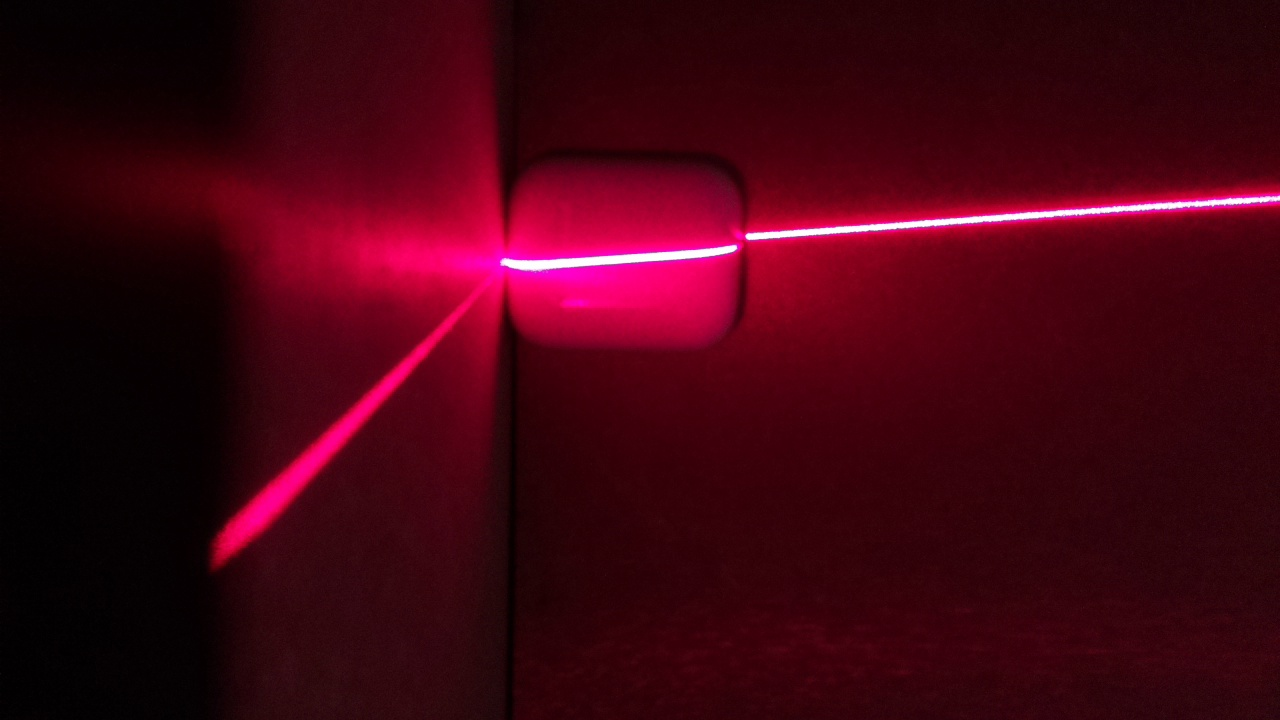
#> input picture code/raspberry/stereovision/test_imgs/airpods_test_bis_complet.jpg, 1280 x 720 px, found by its file name
$ python test_hsv.py
#> lines starting #> are read from the running program, lines starting #| are printed output that depends on the picture
import cv2


path = r"C:\Users\rapha\OneDrive\Documents\master1\Q2\projetRobotique\Sid_project\code\raspberry\stereovision\test_imgs\airpods_test_bis_complet.jpg"
img = cv2.imread(path)
#> img is the input picture: shape (720, 1280, 3); mean B, G, R 17.2, 3.3, 65
hsv =cv2.cvtColor(img, cv2.COLOR_BGR2HSV)
#> hsv: shape (720, 1280, 3); mean H, S, V 169.8, 240.4, 65
h, s, v = cv2.split(hsv)
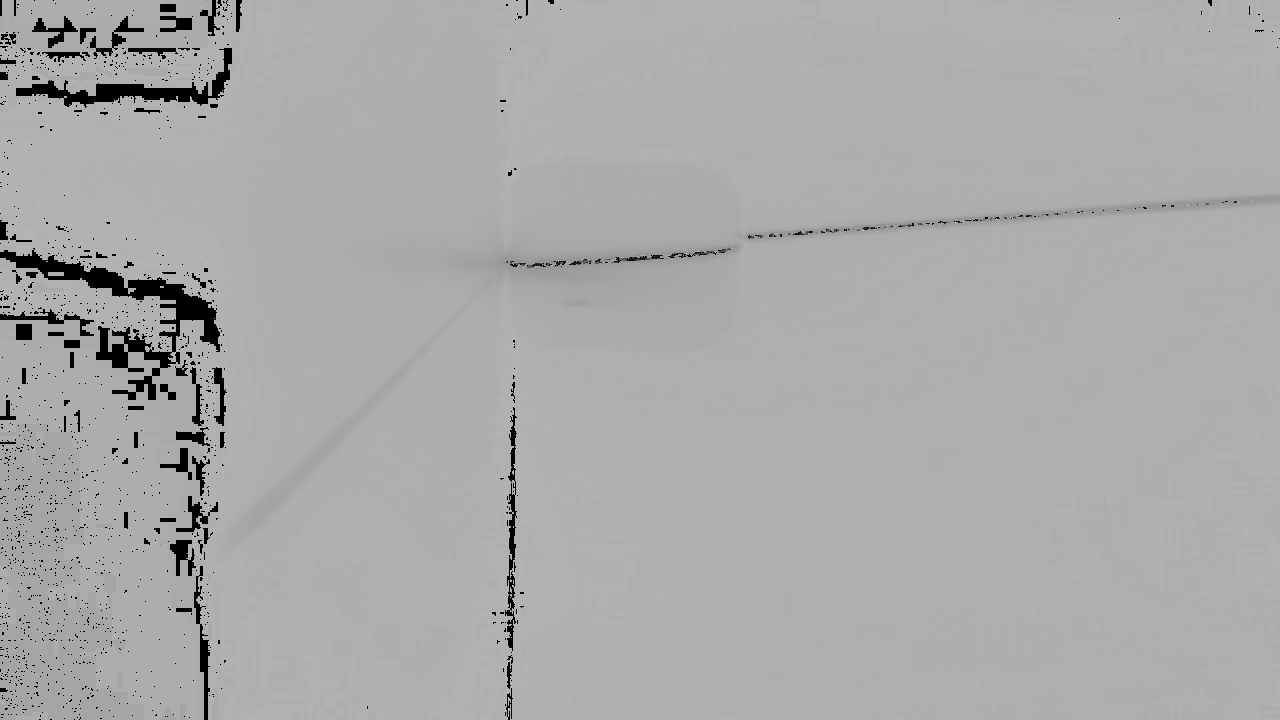
#> h: shape (720, 1280); min 0, max 179, mean 169.8
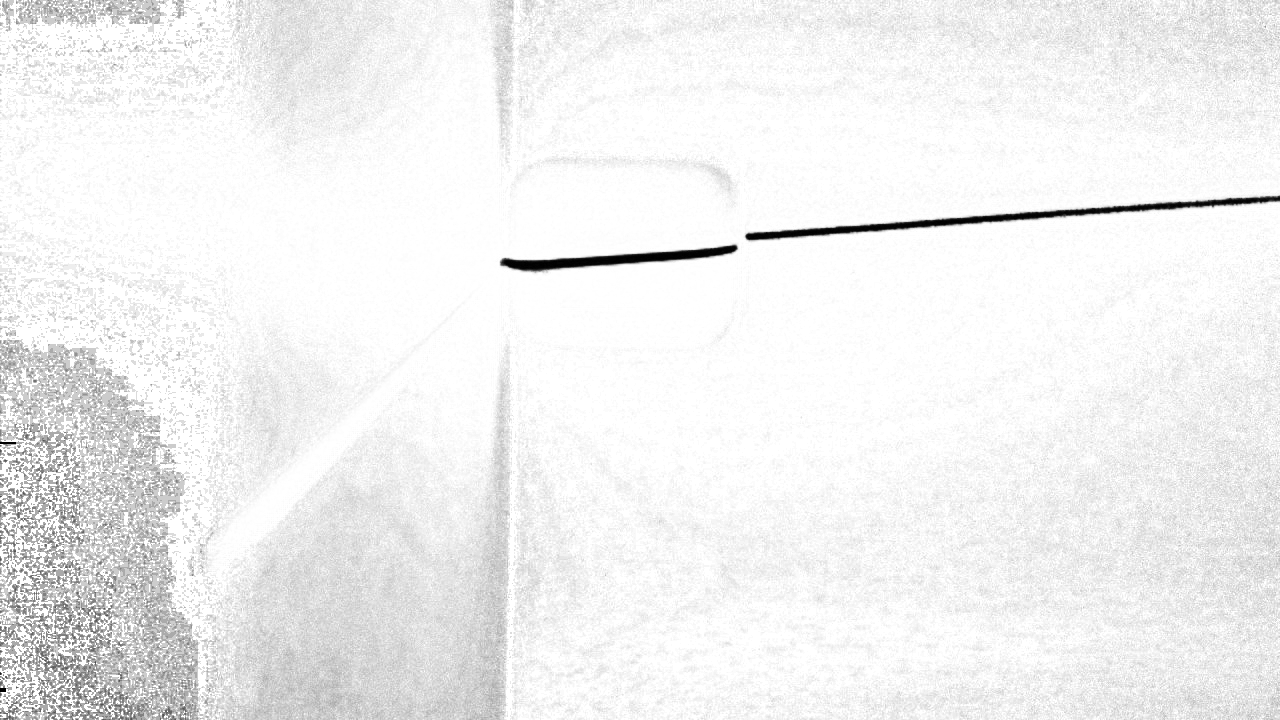
#> s: shape (720, 1280); min 0, max 255, mean 240.4
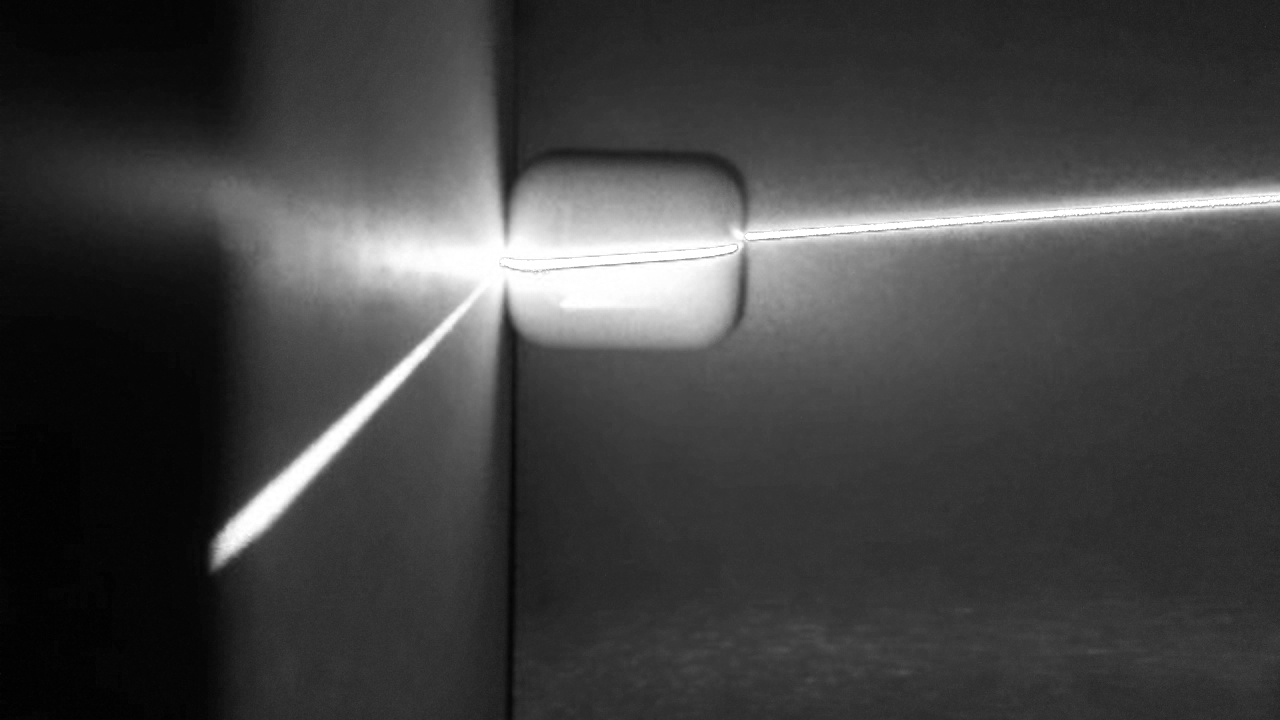
#> v: shape (720, 1280); min 0, max 255, mean 65
while True:
    cv2.imshow('img',img)
    cv2.imshow('hsv',hsv)
    cv2.imshow('h',h)
    cv2.imshow('s',s)
    cv2.imshow('v',v)
    k = cv2.waitKey(5) & 0xFF
#> (key Esc is pressed here)
    if k == 27:
        break


cv2.destroyAllWindows()
